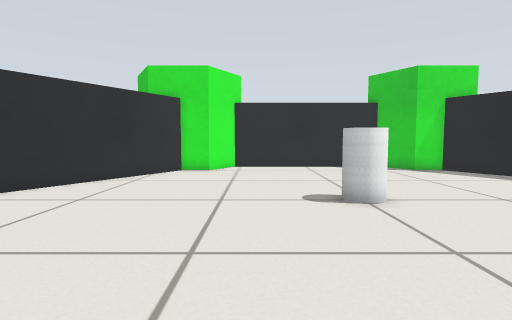
view 1 (above)

12 first-person views from a walk through a world built for the Gazebo simulator. The camera is 0.43 m above the floor, tilts 4° down and sees 80° across. The floor is counted in squares, 0.25 m on a side. Each view is taken from the middle of a square. On the plan, view 1 faces up. The plan holds only what a view shows up to about 16 squares ahead; the rest is blank. The place goes on beyond the plan.

view 2
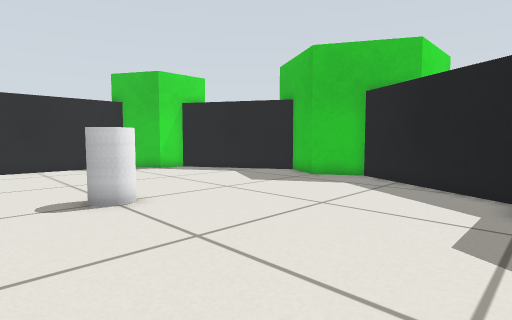

view 3
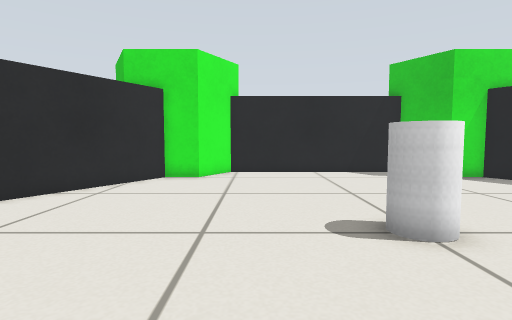

view 4
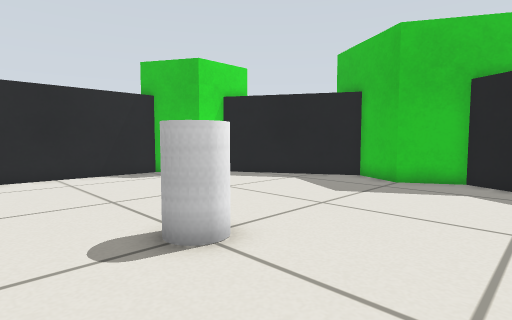

view 5
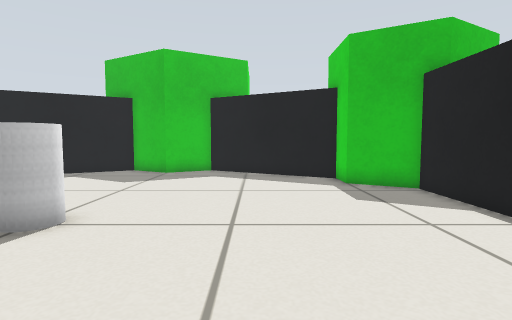

view 6
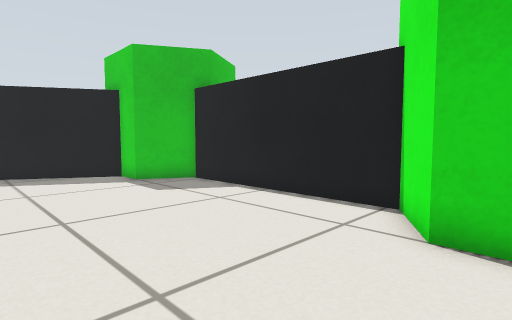

view 7
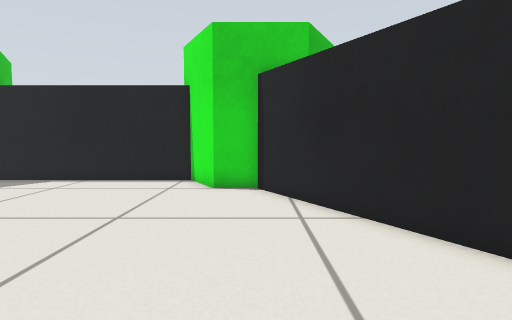

view 8
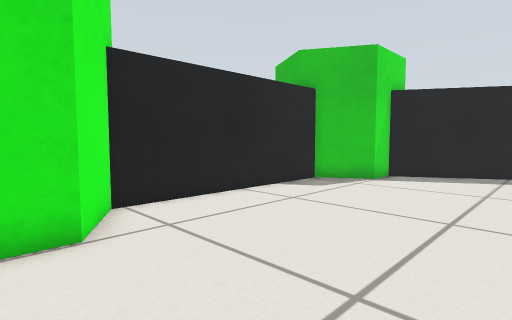

view 9
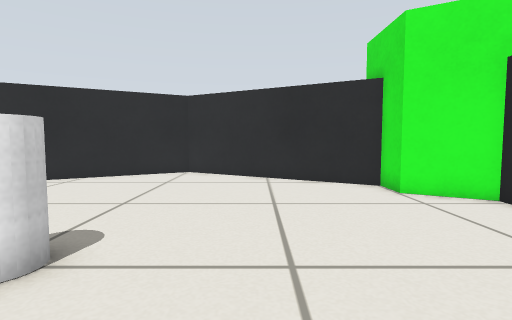

view 10
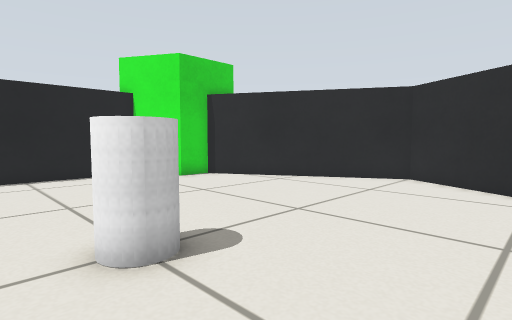

view 11
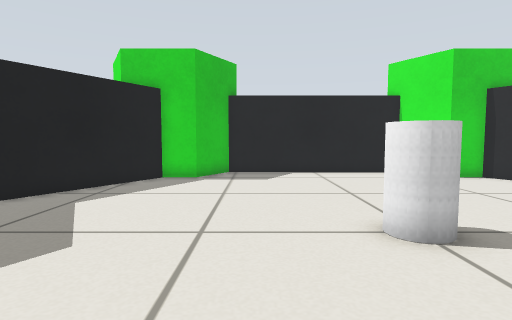

view 12
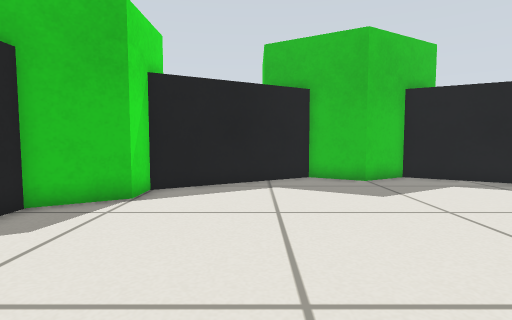

### Floor plan
Points are (right, up) in squares from view 1. A wall is a line through its corners. A room is listed if a view was taken in it or the views show most of it. See-through windows are left out.
Room 1 (views 1, 2, 3, 4, 5, 6, 7, 8, 9, 10, 11, 12)
walls: (-8.5, 8.2) (-4.1, 0.5) (-2.5, 0.5) (-1.3, -1.6) (7.4, -1.6) (8.6, 0.5) (10.2, 0.5) (13.6, 6.4) (12.4, 8.5) (13.6, 10.6) (10.2, 16.5) (8.6, 16.5) (7.4, 18.7) (-1.3, 18.7) (-2.5, 16.5) (-4.1, 16.5) (-8.5, 8.8)
objects: white cylinder (3, 8) to (4, 9)

Where each view was taken, in squares from view 1:
view 1: 0 up, 0 right, facing up
view 2: 0 up, 0 right, facing up-right
view 3: 3 up, 0 right, facing up
view 4: 4 up, 0 right, facing up-right
view 5: 4 up, 3 left, facing right
view 6: 6 up, 4 left, facing down-right
view 7: 11 up, 4 left, facing down
view 8: 11 up, 4 left, facing up-right
view 9: 12 up, 7 right, facing left
view 10: 13 up, 5 right, facing down-left
view 11: 14 up, 6 right, facing down
view 12: 13 up, 0 right, facing right
